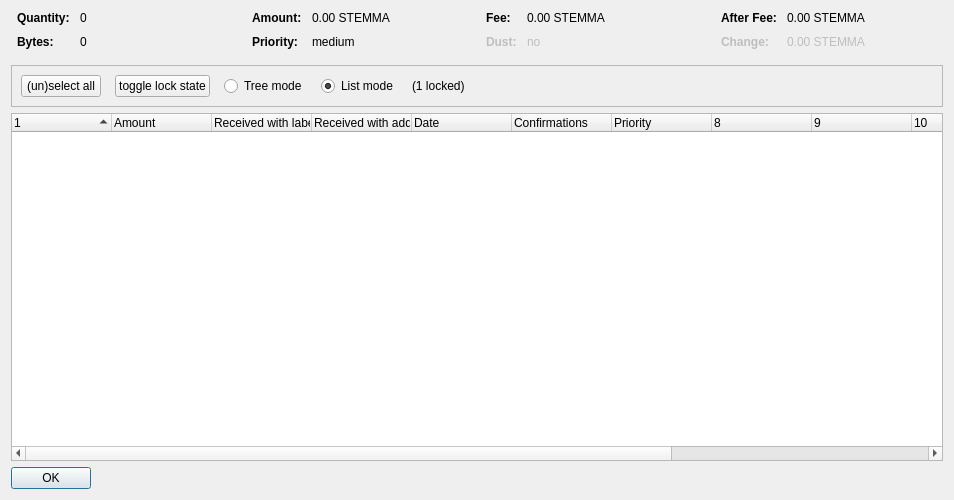
<?xml version="1.0" encoding="UTF-8"?>
<ui version="4.0">
 <class>CoinControlDialog</class>
 <widget class="QDialog" name="CoinControlDialog">
  <property name="geometry">
   <rect>
    <x>0</x>
    <y>0</y>
    <width>954</width>
    <height>500</height>
   </rect>
  </property>
  <property name="windowTitle">
   <string>Coin Selection</string>
  </property>
  <layout class="QVBoxLayout" name="verticalLayout">
   <item>
    <layout class="QHBoxLayout" name="horizontalLayoutTop" stretch="0,0,0,0">
     <property name="topMargin">
      <number>0</number>
     </property>
     <property name="bottomMargin">
      <number>10</number>
     </property>
     <item>
      <layout class="QFormLayout" name="formLayoutCoinControl1">
       <property name="horizontalSpacing">
        <number>10</number>
       </property>
       <property name="verticalSpacing">
        <number>10</number>
       </property>
       <property name="leftMargin">
        <number>6</number>
       </property>
       <property name="rightMargin">
        <number>6</number>
       </property>
       <item row="0" column="0">
        <widget class="QLabel" name="labelCoinControlQuantityText">
         <property name="font">
          <font>
           <weight>75</weight>
           <bold>true</bold>
          </font>
         </property>
         <property name="text">
          <string>Quantity:</string>
         </property>
        </widget>
       </item>
       <item row="0" column="1">
        <widget class="QLabel" name="labelCoinControlQuantity">
         <property name="cursor">
          <cursorShape>IBeamCursor</cursorShape>
         </property>
         <property name="contextMenuPolicy">
          <enum>Qt::ActionsContextMenu</enum>
         </property>
         <property name="text">
          <string notr="true">0</string>
         </property>
         <property name="textInteractionFlags">
          <set>Qt::LinksAccessibleByMouse|Qt::TextSelectableByKeyboard|Qt::TextSelectableByMouse</set>
         </property>
        </widget>
       </item>
       <item row="1" column="0">
        <widget class="QLabel" name="labelCoinControlBytesText">
         <property name="font">
          <font>
           <weight>75</weight>
           <bold>true</bold>
          </font>
         </property>
         <property name="text">
          <string>Bytes:</string>
         </property>
        </widget>
       </item>
       <item row="1" column="1">
        <widget class="QLabel" name="labelCoinControlBytes">
         <property name="cursor">
          <cursorShape>IBeamCursor</cursorShape>
         </property>
         <property name="contextMenuPolicy">
          <enum>Qt::ActionsContextMenu</enum>
         </property>
         <property name="text">
          <string notr="true">0</string>
         </property>
         <property name="textInteractionFlags">
          <set>Qt::LinksAccessibleByMouse|Qt::TextSelectableByKeyboard|Qt::TextSelectableByMouse</set>
         </property>
        </widget>
       </item>
      </layout>
     </item>
     <item>
      <layout class="QFormLayout" name="formLayoutCoinControl2">
       <property name="horizontalSpacing">
        <number>10</number>
       </property>
       <property name="verticalSpacing">
        <number>10</number>
       </property>
       <property name="leftMargin">
        <number>6</number>
       </property>
       <property name="rightMargin">
        <number>6</number>
       </property>
       <item row="0" column="0">
        <widget class="QLabel" name="labelCoinControlAmountText">
         <property name="font">
          <font>
           <weight>75</weight>
           <bold>true</bold>
          </font>
         </property>
         <property name="text">
          <string>Amount:</string>
         </property>
        </widget>
       </item>
       <item row="0" column="1">
        <widget class="QLabel" name="labelCoinControlAmount">
         <property name="cursor">
          <cursorShape>IBeamCursor</cursorShape>
         </property>
         <property name="contextMenuPolicy">
          <enum>Qt::ActionsContextMenu</enum>
         </property>
         <property name="text">
          <string notr="true">0.00 STEMMA</string>
         </property>
         <property name="textInteractionFlags">
          <set>Qt::LinksAccessibleByMouse|Qt::TextSelectableByKeyboard|Qt::TextSelectableByMouse</set>
         </property>
        </widget>
       </item>
       <item row="1" column="0">
        <widget class="QLabel" name="labelCoinControlPriorityText">
         <property name="font">
          <font>
           <weight>75</weight>
           <bold>true</bold>
          </font>
         </property>
         <property name="text">
          <string>Priority:</string>
         </property>
        </widget>
       </item>
       <item row="1" column="1">
        <widget class="QLabel" name="labelCoinControlPriority">
         <property name="cursor">
          <cursorShape>IBeamCursor</cursorShape>
         </property>
         <property name="contextMenuPolicy">
          <enum>Qt::ActionsContextMenu</enum>
         </property>
         <property name="text">
          <string>medium</string>
         </property>
         <property name="textInteractionFlags">
          <set>Qt::LinksAccessibleByMouse|Qt::TextSelectableByKeyboard|Qt::TextSelectableByMouse</set>
         </property>
        </widget>
       </item>
      </layout>
     </item>
     <item>
      <layout class="QFormLayout" name="formLayoutCoinControl3">
       <property name="horizontalSpacing">
        <number>10</number>
       </property>
       <property name="verticalSpacing">
        <number>10</number>
       </property>
       <property name="leftMargin">
        <number>6</number>
       </property>
       <property name="rightMargin">
        <number>6</number>
       </property>
       <item row="0" column="0">
        <widget class="QLabel" name="labelCoinControlFeeText">
         <property name="font">
          <font>
           <weight>75</weight>
           <bold>true</bold>
          </font>
         </property>
         <property name="text">
          <string>Fee:</string>
         </property>
        </widget>
       </item>
       <item row="0" column="1">
        <widget class="QLabel" name="labelCoinControlFee">
         <property name="cursor">
          <cursorShape>IBeamCursor</cursorShape>
         </property>
         <property name="contextMenuPolicy">
          <enum>Qt::ActionsContextMenu</enum>
         </property>
         <property name="text">
          <string notr="true">0.00 STEMMA</string>
         </property>
         <property name="textInteractionFlags">
          <set>Qt::LinksAccessibleByMouse|Qt::TextSelectableByKeyboard|Qt::TextSelectableByMouse</set>
         </property>
        </widget>
       </item>
       <item row="1" column="0">
        <widget class="QLabel" name="labelCoinControlLowOutputText">
         <property name="enabled">
          <bool>false</bool>
         </property>
         <property name="font">
          <font>
           <weight>75</weight>
           <bold>true</bold>
          </font>
         </property>
         <property name="text">
          <string>Dust:</string>
         </property>
        </widget>
       </item>
       <item row="1" column="1">
        <widget class="QLabel" name="labelCoinControlLowOutput">
         <property name="enabled">
          <bool>false</bool>
         </property>
         <property name="cursor">
          <cursorShape>IBeamCursor</cursorShape>
         </property>
         <property name="contextMenuPolicy">
          <enum>Qt::ActionsContextMenu</enum>
         </property>
         <property name="text">
          <string>no</string>
         </property>
         <property name="textInteractionFlags">
          <set>Qt::LinksAccessibleByMouse|Qt::TextSelectableByKeyboard|Qt::TextSelectableByMouse</set>
         </property>
        </widget>
       </item>
      </layout>
     </item>
     <item>
      <layout class="QFormLayout" name="formLayoutCoinControl4">
       <property name="horizontalSpacing">
        <number>10</number>
       </property>
       <property name="verticalSpacing">
        <number>10</number>
       </property>
       <property name="leftMargin">
        <number>6</number>
       </property>
       <property name="rightMargin">
        <number>6</number>
       </property>
       <item row="0" column="0">
        <widget class="QLabel" name="labelCoinControlAfterFeeText">
         <property name="font">
          <font>
           <weight>75</weight>
           <bold>true</bold>
          </font>
         </property>
         <property name="text">
          <string>After Fee:</string>
         </property>
        </widget>
       </item>
       <item row="0" column="1">
        <widget class="QLabel" name="labelCoinControlAfterFee">
         <property name="cursor">
          <cursorShape>IBeamCursor</cursorShape>
         </property>
         <property name="contextMenuPolicy">
          <enum>Qt::ActionsContextMenu</enum>
         </property>
         <property name="text">
          <string notr="true">0.00 STEMMA</string>
         </property>
         <property name="textInteractionFlags">
          <set>Qt::LinksAccessibleByMouse|Qt::TextSelectableByKeyboard|Qt::TextSelectableByMouse</set>
         </property>
        </widget>
       </item>
       <item row="1" column="0">
        <widget class="QLabel" name="labelCoinControlChangeText">
         <property name="enabled">
          <bool>false</bool>
         </property>
         <property name="font">
          <font>
           <weight>75</weight>
           <bold>true</bold>
          </font>
         </property>
         <property name="text">
          <string>Change:</string>
         </property>
        </widget>
       </item>
       <item row="1" column="1">
        <widget class="QLabel" name="labelCoinControlChange">
         <property name="enabled">
          <bool>false</bool>
         </property>
         <property name="cursor">
          <cursorShape>IBeamCursor</cursorShape>
         </property>
         <property name="contextMenuPolicy">
          <enum>Qt::ActionsContextMenu</enum>
         </property>
         <property name="text">
          <string notr="true">0.00 STEMMA</string>
         </property>
         <property name="textInteractionFlags">
          <set>Qt::LinksAccessibleByMouse|Qt::TextSelectableByKeyboard|Qt::TextSelectableByMouse</set>
         </property>
        </widget>
       </item>
      </layout>
     </item>
    </layout>
   </item>
   <item>
    <widget class="QFrame" name="frame">
     <property name="minimumSize">
      <size>
       <width>0</width>
       <height>40</height>
      </size>
     </property>
     <property name="frameShape">
      <enum>QFrame::StyledPanel</enum>
     </property>
     <property name="frameShadow">
      <enum>QFrame::Sunken</enum>
     </property>
     <layout class="QHBoxLayout" name="horizontalLayout">
      <item>
       <layout class="QHBoxLayout" name="horizontalLayoutPanel" stretch="0,0,0,0,0,0">
        <property name="spacing">
         <number>14</number>
        </property>
        <item>
         <widget class="QPushButton" name="pushButtonSelectAll">
          <property name="sizePolicy">
           <sizepolicy hsizetype="Maximum" vsizetype="Fixed">
            <horstretch>0</horstretch>
            <verstretch>0</verstretch>
           </sizepolicy>
          </property>
          <property name="text">
           <string>(un)select all</string>
          </property>
          <property name="autoDefault">
           <bool>false</bool>
          </property>
         </widget>
        </item>
        <item>
         <widget class="QPushButton" name="pushButtonToggleLock">
          <property name="sizePolicy">
           <sizepolicy hsizetype="Maximum" vsizetype="Fixed">
            <horstretch>0</horstretch>
            <verstretch>0</verstretch>
           </sizepolicy>
          </property>
          <property name="text">
           <string>toggle lock state</string>
          </property>
          <property name="autoDefault">
           <bool>false</bool>
          </property>
         </widget>
        </item>
        <item>
         <widget class="QRadioButton" name="radioTreeMode">
          <property name="sizePolicy">
           <sizepolicy hsizetype="Maximum" vsizetype="Fixed">
            <horstretch>0</horstretch>
            <verstretch>0</verstretch>
           </sizepolicy>
          </property>
          <property name="text">
           <string>Tree mode</string>
          </property>
         </widget>
        </item>
        <item>
         <widget class="QRadioButton" name="radioListMode">
          <property name="sizePolicy">
           <sizepolicy hsizetype="Maximum" vsizetype="Fixed">
            <horstretch>0</horstretch>
            <verstretch>0</verstretch>
           </sizepolicy>
          </property>
          <property name="text">
           <string>List mode</string>
          </property>
          <property name="checked">
           <bool>true</bool>
          </property>
         </widget>
        </item>
        <item>
         <widget class="QLabel" name="labelLocked">
          <property name="text">
           <string>(1 locked)</string>
          </property>
         </widget>
        </item>
        <item>
         <spacer name="horizontalSpacer">
          <property name="orientation">
           <enum>Qt::Horizontal</enum>
          </property>
          <property name="sizeHint" stdset="0">
           <size>
            <width>40</width>
            <height>20</height>
           </size>
          </property>
         </spacer>
        </item>
       </layout>
      </item>
     </layout>
    </widget>
   </item>
   <item>
    <widget class="CoinControlTreeWidget" name="treeWidget">
     <property name="contextMenuPolicy">
      <enum>Qt::CustomContextMenu</enum>
     </property>
     <property name="sortingEnabled">
      <bool>false</bool>
     </property>
     <property name="columnCount">
      <number>13</number>
     </property>
     <attribute name="headerShowSortIndicator" stdset="0">
      <bool>true</bool>
     </attribute>
     <attribute name="headerStretchLastSection">
      <bool>false</bool>
     </attribute>
     <column>
      <property name="text">
       <string/>
      </property>
     </column>
     <column>
      <property name="text">
       <string>Amount</string>
      </property>
     </column>
     <column>
      <property name="text">
       <string>Received with label</string>
      </property>
     </column>
     <column>
      <property name="text">
       <string>Received with address</string>
      </property>
     </column>
     <column>
      <property name="text">
       <string>Date</string>
      </property>
     </column>
     <column>
      <property name="text">
       <string>Confirmations</string>
      </property>
      <property name="toolTip">
       <string>Confirmed</string>
      </property>
     </column>
     <column>
      <property name="text">
       <string>Priority</string>
      </property>
     </column>
     <column>
      <property name="text">
       <string/>
      </property>
     </column>
     <column>
      <property name="text">
       <string/>
      </property>
     </column>
     <column>
      <property name="text">
       <string/>
      </property>
     </column>
     <column>
      <property name="text">
       <string/>
      </property>
     </column>
     <column>
      <property name="text">
       <string/>
      </property>
     </column>
    </widget>
   </item>
   <item>
    <widget class="QDialogButtonBox" name="buttonBox">
     <property name="sizePolicy">
      <sizepolicy hsizetype="Maximum" vsizetype="Fixed">
       <horstretch>0</horstretch>
       <verstretch>0</verstretch>
      </sizepolicy>
     </property>
     <property name="orientation">
      <enum>Qt::Horizontal</enum>
     </property>
     <property name="standardButtons">
      <set>QDialogButtonBox::Ok</set>
     </property>
    </widget>
   </item>
  </layout>
 </widget>
 <customwidgets>
  <customwidget>
   <class>CoinControlTreeWidget</class>
   <extends>QTreeWidget</extends>
   <header>coincontroltreewidget.h</header>
  </customwidget>
 </customwidgets>
 <resources/>
 <connections/>
</ui>
